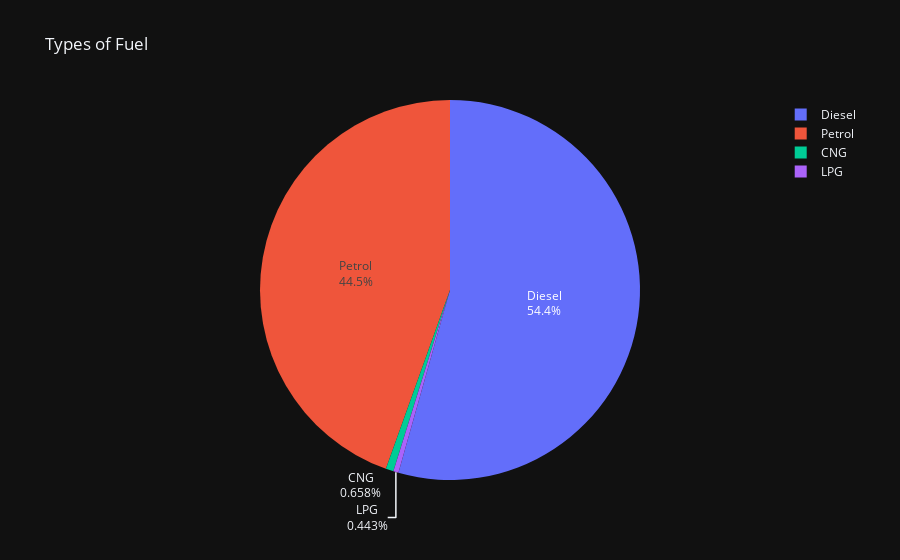

Notebook code for this chart:
### Code cell
type_of_fuel = df['fuel'].value_counts()
px.pie(title='Types of Fuel',
       values = type_of_fuel.values,
       names = type_of_fuel.index,
       template = 'plotly_dark'
       ).update_traces(textinfo='label+percent')

### Figure 1 — Plotly figure (JSON) as saved in the notebook; plotly's stock layout.template omitted (floating-point values rounded to 4 significant figures)
{"data": [{"domain": {"x": [0, 1], "y": [0, 1]}, "hovertemplate": "label=%{label}<br>value=%{value}<extra></extra>", "labels": ["Diesel", "Petrol", "CNG", "LPG"], "legendgroup": "", "name": "", "showlegend": true, "textinfo": "label+percent", "type": "pie", "values": [4299, 3520, 52, 35]}], "layout": {"legend": {"tracegroupgap": 0}, "title": {"text": "Types of Fuel"}}}
